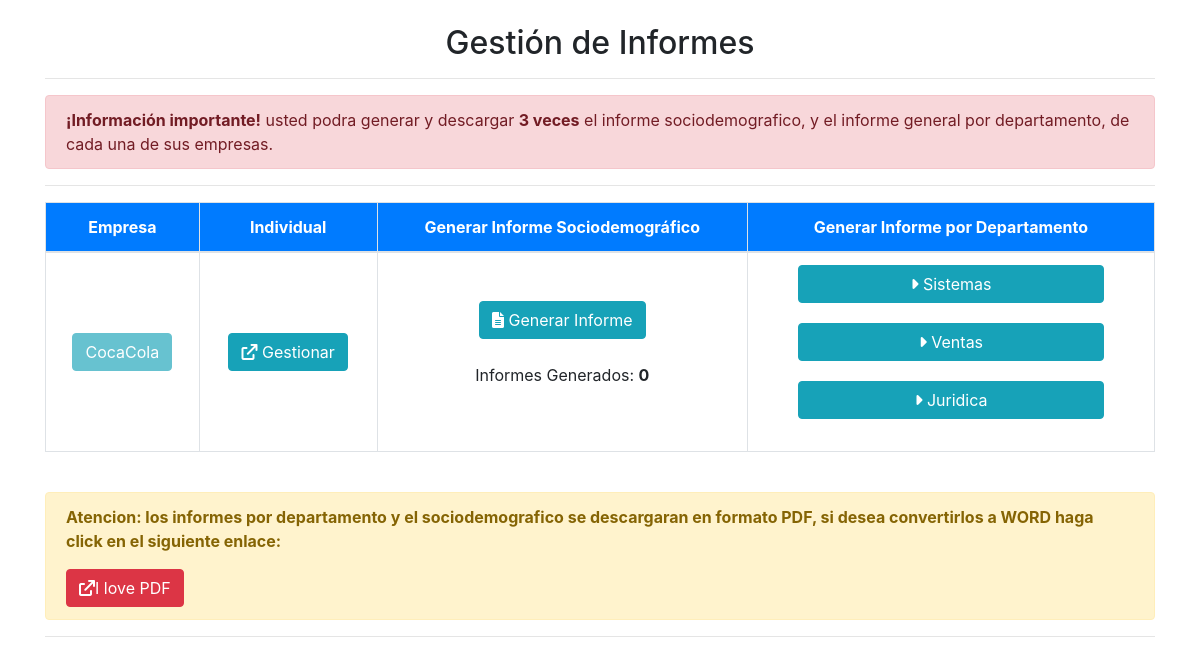
/paginas/informe.php (signed in), run on the app's committed database.
### tables this page shows
CREATE TABLE `empresa` (
  `idem` int NOT NULL AUTO_INCREMENT,
  `idcl` int NOT NULL,
  `empresa` text NOT NULL,
  `nrousuarios` int NOT NULL,
  `pinesusados` int DEFAULT '0',
  `fecha` date NOT NULL,
  `token` text NOT NULL,
  `descargado` date DEFAULT NULL,
  `borrados` int DEFAULT '0',
  `sociodemografico` int NOT NULL DEFAULT '0',
  `descargados` int DEFAULT '0',
  PRIMARY KEY (`idem`)
);

### paginas/informe.php (the view, shortened to what this page needs)
<?php
include_once("../conexion.php");
if(($_SESSION['logueado']) == true){
 $id = $_SESSION['id'];
 $sql4="SELECT * FROM `empresa` WHERE idcl = $id";
 $resultado4 = $con -> query($sql4);
?>
<!DOCTYPE html>
<html>
<head>
  <link rel="stylesheet" href="../font-awesome/css/font-awesome.min.css">
  <link rel="stylesheet" href="https://cdn.jsdelivr.net/npm/bootstrap@4.6.2/dist/css/bootstrap.min.css">
  <link rel="stylesheet" href="https://cdnjs.cloudflare.com/ajax/libs/font-awesome/6.0.0-beta3/css/all.min.css">
</head>
<body>
<div class="container">
  <br>
  <h2 style="text-align: center">Gestión de Informes</h2>
  <hr>
  <div class="alert alert-danger" role="alert">
    <strong>¡Información importante!</strong> usted podra generar y descargar <strong>3 veces</strong> el informe sociodemografico, y el informe general por departamento, de cada una de sus empresas.
  </div>
  <hr>
  <table class="table table-bordered">
    <thead>
      <tr style="background-color: #007bff; color: white;">
        <th style="text-align: center">Empresa</th>
        <th style="text-align: center">Individual</th>
        <th style="text-align: center">Generar Informe Sociodemográfico</th>
        <th style="text-align: center;">Generar Informe por Departamento</th>
      </tr>
    </thead>
    <tbody>
      <?php
        while ($row = mysqli_fetch_array($resultado4)) {
      ?>
      <tr>
        <td style="text-align: center; vertical-align: middle;"><a class="btn btn-info disabled"><?php echo $row[2] ?></a></td>
        <td style="text-align: center; vertical-align: middle;"><a class="btn btn-info" href="ver_empleados.php?idempr=<?php echo $row[0] ?>"><span><i class="fa fa-external-link" aria-hidden="true"></i></span> Gestionar</a></td>
        <td style="text-align: center; vertical-align: middle;">
          <?php
            if((($row[3]-$row[8])-($row[4]-$row[8]))>0){
               echo "Gestione la información de todos los empleados de la empresa para generar el informe sociodemografico";
            }else{
              $sql="SELECT * FROM `empleado` WHERE idempresa = $row[0]";
              $resultado = $con -> query($sql);
              $sql2="SELECT COUNT(*) FROM `empleado` WHERE idempresa = $row[0]";
              $resultado2 = mysqli_fetch_array($con -> query($sql2));
              $cont = 0;
              while ($row2 = mysqli_fetch_array($resultado)) {
                if ($row2[28]!=1 && $row2[35]!=1 && $row2[40]!=1 && $row2[42]!=1) {
                  $cont = $cont+1;
                }
              }
              if ($cont==$resultado2[0]) {
                if ($row[9]<3) {
          ?>
              <a type="button" class="btn btn-info" data-toggle="modal" data-target="#myModal" onclick="cambiar_ruta_iframe('<?php echo $row[0] ?>', '<?php echo $id ?>')"><span><i class="fa fa-file-text" aria-hidden="true"></i></span> Generar Informe</a><br><br>
          <?php
               }
          ?>
              <p>Informes Generados: <strong><?php echo $row[9]; ?></strong></p>
          <?php
              }else{
                 echo "Gestione la información de todos los empleados de la empresa para generar el informe sociodemografico";
              }
            }
          ?>
        </td>
        <td style="text-align: center; vertical-align: middle;">
          <?php
            $departamentos = $con->query("SELECT e.areatrabajo,d.nombre,COUNT(*) FROM `empleado` e INNER JOIN departamentos d ON e.areatrabajo = d.iddepto WHERE e.idempresa=$row[0] GROUP BY e.areatrabajo");
            $sql="SELECT * FROM `empleado` WHERE idempresa = $row[0]";
            $resultado = $con -> query($sql);
            $sql2="SELECT COUNT(*) FROM `empleado` WHERE idempresa = $row[0]";
            $resultado2 = mysqli_fetch_array($con -> query($sql2));
            $cont = 0;
            while ($row2 = mysqli_fetch_array($resultado)) {
              if ($row2[28]!=1 && $row2[35]!=1 && $row2[40]!=1 && $row2[42]!=1) {
                $cont = $cont+1;
              }
            }
            if ($cont==$resultado2[0] && $resultado2[0] !=  0) {
              while ($rowd = mysqli_fetch_array($departamentos)) {
          ?>
              <a style="margin-bottom: 20px; width: 80%; text-transform: capitalize;" class="btn btn-info" href="../reporte_general/intermedio.php?dpto=<?php echo $rowd[0] ?>&empr=<?php echo $row[0] ?>&idcli=<?php echo $id ?>" ><span><i class="fa fa-caret-right" aria-hidden="true"></i> </span><?php echo $rowd[1];?></a>
         <?php
              }
            }else{
              echo "Gestione la información de todos los empleados de la empresa para generar el informe por departamento";
            }
          ?>
        </td>
      </tr>
      <?php
        }
      ?>
    </tbody>
  </table>
  <br>
  <div class="alert alert-warning" role="alert">
    <p style="font-weight: bold;">Atencion: los informes por departamento y el sociodemografico se descargaran en formato PDF, si desea convertirlos a WORD haga click en el siguiente enlace:</p><a class="btn btn-danger" target="_blank" href="https://www.ilovepdf.com/es/pdf_a_word"><i class="fa fa-external-link" aria-hidden="true"></i><span>I love PDF</span></a>
  </div>
  <hr>
</div>
</body>
</html>
<?php
}else{
  header("Location: ../index.php");
  exit();
}
?>

### data on the page
empresa: empresa "CocaCola", sociodemografico "0", rowd "Sistemas", rowd "Ventas", rowd "Juridica"
